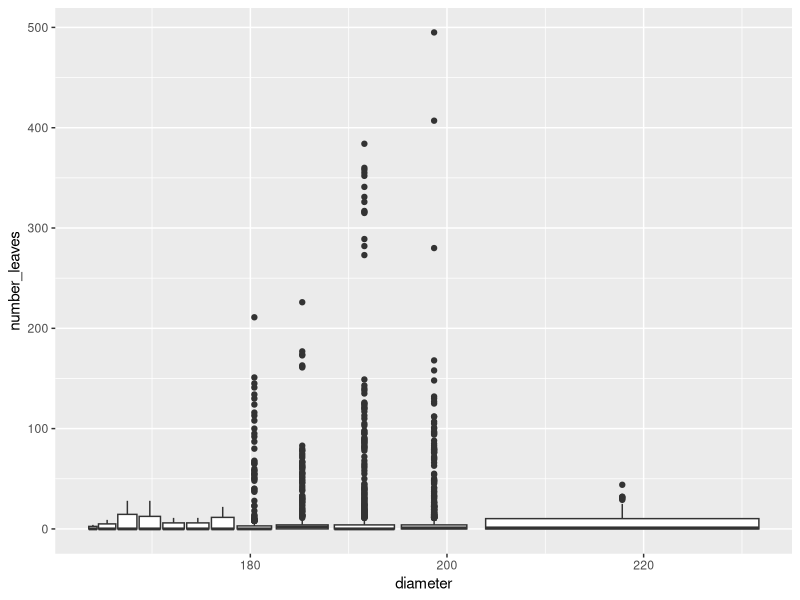

Write the R code that produced this figure.
# 
library(ggplot2)
library(magrittr)
library(data.table)
library(tidyverse)

df_mtg = fread("2-results/data.csv", data.table = FALSE)

df_mtg%>%
  dplyr::filter(ID != 1500 & ID != 1515 & ID != 4296)%>%
  ggplot(aes(x= diameter, y= number_leaves))+
  geom_boxplot(aes(group = branch))
